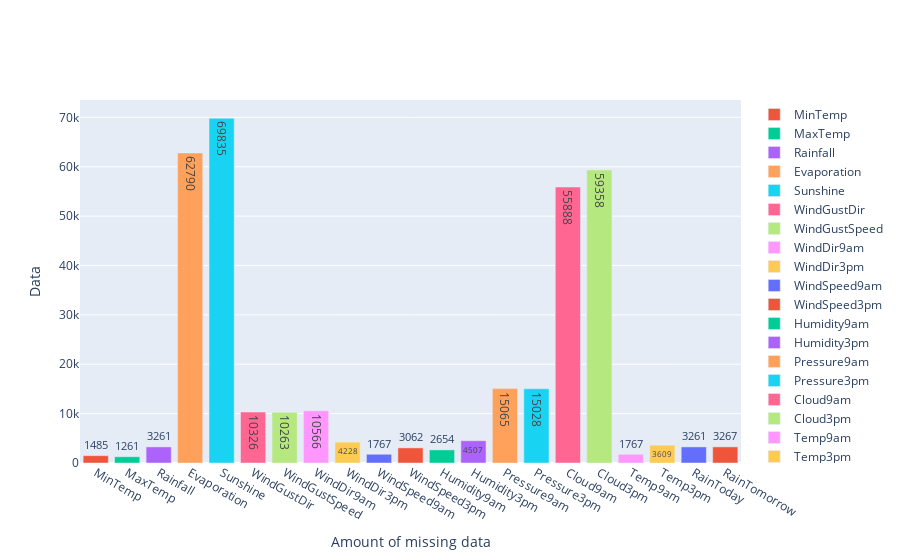

The notebook cell this image was saved under:
### Code cell
#Plot amount of missing data points in each column
fig = go.Figure(data=[go.Bar()])

for col in df.columns:
    missing_amount = df[col].isna().sum() 
    if missing_amount > 0:
        fig.add_trace(go.Bar(name=col,
                             x=[col], 
                             y=[missing_amount],
                             text=[missing_amount]))

fig.update_xaxes(title_text="Amount of missing data")
fig.update_yaxes(title_text="Data")
fig.update_layout(barmode='group')
fig.show()

### Figure 1 — Plotly figure (JSON) as saved in the notebook; plotly's stock layout.template omitted (floating-point values rounded to 4 significant figures)
{"data": [{"type": "bar"}, {"name": "MinTemp", "text": ["1485"], "type": "bar", "x": ["MinTemp"], "y": [1485]}, {"name": "MaxTemp", "text": ["1261"], "type": "bar", "x": ["MaxTemp"], "y": [1261]}, {"name": "Rainfall", "text": ["3261"], "type": "bar", "x": ["Rainfall"], "y": [3261]}, {"name": "Evaporation", "text": ["62790"], "type": "bar", "x": ["Evaporation"], "y": [62790]}, {"name": "Sunshine", "text": ["69835"], "type": "bar", "x": ["Sunshine"], "y": [69835]}, {"name": "WindGustDir", "text": ["10326"], "type": "bar", "x": ["WindGustDir"], "y": [10326]}, {"name": "WindGustSpeed", "text": ["10263"], "type": "bar", "x": ["WindGustSpeed"], "y": [10263]}, {"name": "WindDir9am", "text": ["10566"], "type": "bar", "x": ["WindDir9am"], "y": [10566]}, {"name": "WindDir3pm", "text": ["4228"], "type": "bar", "x": ["WindDir3pm"], "y": [4228]}, {"name": "WindSpeed9am", "text": ["1767"], "type": "bar", "x": ["WindSpeed9am"], "y": [1767]}, {"name": "WindSpeed3pm", "text": ["3062"], "type": "bar", "x": ["WindSpeed3pm"], "y": [3062]}, {"name": "Humidity9am", "text": ["2654"], "type": "bar", "x": ["Humidity9am"], "y": [2654]}, {"name": "Humidity3pm", "text": ["4507"], "type": "bar", "x": ["Humidity3pm"], "y": [4507]}, {"name": "Pressure9am", "text": ["15065"], "type": "bar", "x": ["Pressure9am"], "y": [15065]}, {"name": "Pressure3pm", "text": ["15028"], "type": "bar", "x": ["Pressure3pm"], "y": [15028]}, {"name": "Cloud9am", "text": ["55888"], "type": "bar", "x": ["Cloud9am"], "y": [55888]}, {"name": "Cloud3pm", "text": ["59358"], "type": "bar", "x": ["Cloud3pm"], "y": [59358]}, {"name": "Temp9am", "text": ["1767"], "type": "bar", "x": ["Temp9am"], "y": [1767]}, {"name": "Temp3pm", "text": ["3609"], "type": "bar", "x": ["Temp3pm"], "y": [3609]}, {"name": "RainToday", "text": ["3261"], "type": "bar", "x": ["RainToday"], "y": [3261]}, {"name": "RainTomorrow", "text": ["3267"], "type": "bar", "x": ["RainTomorrow"], "y": [3267]}], "layout": {"autosize": true, "barmode": "group", "xaxis": {"autorange": true, "range": [-0.5, 20.5], "title": {"text": "Amount of missing data"}, "type": "category"}, "yaxis": {"autorange": true, "range": [0, 73510.0], "title": {"text": "Data"}, "type": "linear"}}}
